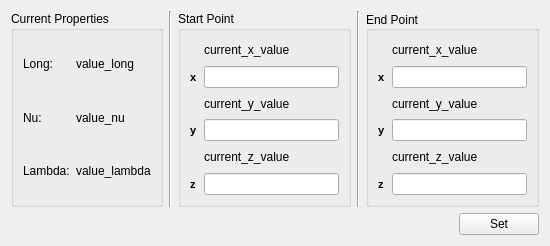
<?xml version="1.0" encoding="UTF-8"?>
<ui version="4.0">
 <class>vector_widget</class>
 <widget class="QWidget" name="vector_widget">
  <property name="geometry">
   <rect>
    <x>0</x>
    <y>0</y>
    <width>550</width>
    <height>246</height>
   </rect>
  </property>
  <property name="sizePolicy">
   <sizepolicy hsizetype="Minimum" vsizetype="Maximum">
    <horstretch>0</horstretch>
    <verstretch>0</verstretch>
   </sizepolicy>
  </property>
  <property name="maximumSize">
   <size>
    <width>550</width>
    <height>246</height>
   </size>
  </property>
  <property name="windowTitle">
   <string>Vector Edit</string>
  </property>
  <layout class="QGridLayout" name="gridLayout_4">
   <item row="1" column="0">
    <widget class="QGroupBox" name="properties_group">
     <property name="title">
      <string>Current Properties</string>
     </property>
     <layout class="QGridLayout" name="gridLayout_3">
      <item row="1" column="0">
       <widget class="QLabel" name="nu_label_prop">
        <property name="text">
         <string>Nu:</string>
        </property>
       </widget>
      </item>
      <item row="1" column="1">
       <widget class="QLabel" name="nu_value_prop">
        <property name="text">
         <string>value_nu</string>
        </property>
       </widget>
      </item>
      <item row="2" column="0">
       <widget class="QLabel" name="lm_label_prop">
        <property name="text">
         <string>Lambda:</string>
        </property>
       </widget>
      </item>
      <item row="2" column="1">
       <widget class="QLabel" name="lm_value_prop">
        <property name="text">
         <string>value_lambda</string>
        </property>
       </widget>
      </item>
      <item row="0" column="0">
       <widget class="QLabel" name="long_label_prop">
        <property name="text">
         <string>Long:</string>
        </property>
       </widget>
      </item>
      <item row="0" column="1">
       <widget class="QLabel" name="long_value_prop">
        <property name="text">
         <string>value_long</string>
        </property>
       </widget>
      </item>
     </layout>
    </widget>
   </item>
   <item row="1" column="2">
    <widget class="QGroupBox" name="start_group">
     <property name="title">
      <string>Start Point</string>
     </property>
     <layout class="QGridLayout" name="gridLayout">
      <item row="3" column="0">
       <widget class="QLabel" name="y_label_start">
        <property name="font">
         <font>
          <pointsize>8</pointsize>
          <weight>75</weight>
          <bold>true</bold>
         </font>
        </property>
        <property name="text">
         <string>y</string>
        </property>
       </widget>
      </item>
      <item row="5" column="0">
       <widget class="QLabel" name="z_label_start">
        <property name="font">
         <font>
          <pointsize>8</pointsize>
          <weight>75</weight>
          <bold>true</bold>
         </font>
        </property>
        <property name="text">
         <string>z</string>
        </property>
       </widget>
      </item>
      <item row="1" column="1">
       <widget class="QLineEdit" name="x_input_start">
        <property name="inputMethodHints">
         <set>Qt::ImhDigitsOnly|Qt::ImhFormattedNumbersOnly</set>
        </property>
        <property name="frame">
         <bool>true</bool>
        </property>
       </widget>
      </item>
      <item row="3" column="1">
       <widget class="QLineEdit" name="y_input_start">
        <property name="inputMethodHints">
         <set>Qt::ImhDigitsOnly|Qt::ImhFormattedNumbersOnly</set>
        </property>
       </widget>
      </item>
      <item row="5" column="1">
       <widget class="QLineEdit" name="z_input_start">
        <property name="inputMethodHints">
         <set>Qt::ImhDigitsOnly|Qt::ImhFormattedNumbersOnly</set>
        </property>
       </widget>
      </item>
      <item row="1" column="0">
       <widget class="QLabel" name="x_label_start">
        <property name="font">
         <font>
          <pointsize>8</pointsize>
          <weight>75</weight>
          <bold>true</bold>
         </font>
        </property>
        <property name="text">
         <string>x</string>
        </property>
       </widget>
      </item>
      <item row="2" column="1">
       <widget class="QLabel" name="y_value_start">
        <property name="text">
         <string>current_y_value</string>
        </property>
       </widget>
      </item>
      <item row="0" column="1">
       <widget class="QLabel" name="x_value_start">
        <property name="text">
         <string>current_x_value</string>
        </property>
       </widget>
      </item>
      <item row="4" column="1">
       <widget class="QLabel" name="z_value_start">
        <property name="text">
         <string>current_z_value</string>
        </property>
       </widget>
      </item>
     </layout>
    </widget>
   </item>
   <item row="2" column="4">
    <widget class="QPushButton" name="set_btn_vector">
     <property name="sizePolicy">
      <sizepolicy hsizetype="Maximum" vsizetype="Maximum">
       <horstretch>0</horstretch>
       <verstretch>0</verstretch>
      </sizepolicy>
     </property>
     <property name="layoutDirection">
      <enum>Qt::RightToLeft</enum>
     </property>
     <property name="locale">
      <locale language="Spanish" country="Mexico"/>
     </property>
     <property name="text">
      <string>Set</string>
     </property>
     <property name="autoDefault">
      <bool>true</bool>
     </property>
    </widget>
   </item>
   <item row="1" column="4">
    <widget class="QGroupBox" name="end_group">
     <property name="title">
      <string>End Point</string>
     </property>
     <property name="alignment">
      <set>Qt::AlignLeading|Qt::AlignLeft|Qt::AlignVCenter</set>
     </property>
     <layout class="QGridLayout" name="gridLayout_2">
      <item row="6" column="1">
       <widget class="QLineEdit" name="z_input_end">
        <property name="inputMethodHints">
         <set>Qt::ImhDigitsOnly|Qt::ImhFormattedNumbersOnly</set>
        </property>
       </widget>
      </item>
      <item row="2" column="0">
       <widget class="QLabel" name="x_label_end">
        <property name="font">
         <font>
          <pointsize>8</pointsize>
          <weight>75</weight>
          <bold>true</bold>
         </font>
        </property>
        <property name="text">
         <string>x</string>
        </property>
       </widget>
      </item>
      <item row="4" column="1">
       <widget class="QLineEdit" name="y_input_end">
        <property name="inputMethodHints">
         <set>Qt::ImhDigitsOnly|Qt::ImhFormattedNumbersOnly</set>
        </property>
       </widget>
      </item>
      <item row="6" column="0">
       <widget class="QLabel" name="z_label_end">
        <property name="font">
         <font>
          <pointsize>8</pointsize>
          <weight>75</weight>
          <bold>true</bold>
         </font>
        </property>
        <property name="text">
         <string>z</string>
        </property>
       </widget>
      </item>
      <item row="2" column="1">
       <widget class="QLineEdit" name="x_input_2">
        <property name="inputMethodHints">
         <set>Qt::ImhDigitsOnly|Qt::ImhFormattedNumbersOnly</set>
        </property>
       </widget>
      </item>
      <item row="4" column="0">
       <widget class="QLabel" name="y_label_end">
        <property name="font">
         <font>
          <pointsize>8</pointsize>
          <weight>75</weight>
          <bold>true</bold>
         </font>
        </property>
        <property name="text">
         <string>y</string>
        </property>
       </widget>
      </item>
      <item row="3" column="1">
       <widget class="QLabel" name="y_value_end">
        <property name="text">
         <string>current_y_value</string>
        </property>
       </widget>
      </item>
      <item row="1" column="1">
       <widget class="QLabel" name="x_value_end">
        <property name="text">
         <string>current_x_value</string>
        </property>
       </widget>
      </item>
      <item row="5" column="1">
       <widget class="QLabel" name="z_value_end">
        <property name="text">
         <string>current_z_value</string>
        </property>
       </widget>
      </item>
     </layout>
    </widget>
   </item>
   <item row="1" column="3">
    <widget class="Line" name="line">
     <property name="orientation">
      <enum>Qt::Vertical</enum>
     </property>
    </widget>
   </item>
   <item row="1" column="1">
    <widget class="Line" name="line_2">
     <property name="orientation">
      <enum>Qt::Vertical</enum>
     </property>
    </widget>
   </item>
  </layout>
 </widget>
 <resources/>
 <connections/>
</ui>
